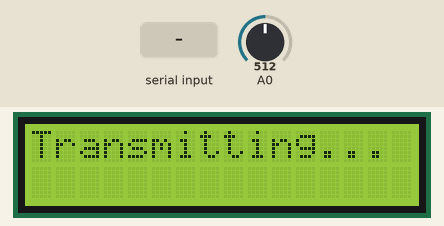
Bench run of a sketch on a simulated Arduino Uno, built with avr-gcc and run on an emulated ATmega328P. Shown: 16×2 character LCD. The test bench sets the inputs (shaded band); at power-on: A0 = 512. What the sketch prints to the serial monitor is not drawn.

Above: at 1.2 s.
1.3 s: "1" received over Serial
At 1.37 s:
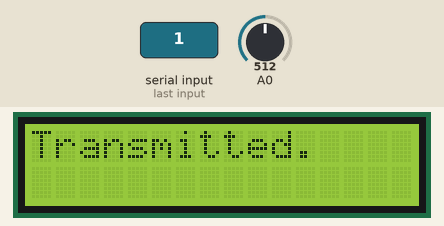
At 13.5 s:
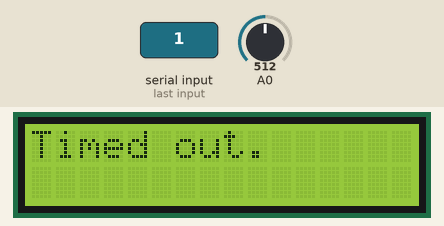
Timing chart, 0 to 15.0 s (numbered marks = the images above; inputs shaded):
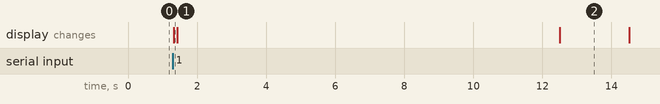

Measured:
- after the input at 1.3 s, the display: changes at once (image 1)

The sketch:

OvenTimerSketch.ino
```cpp
#include "Countimer.h"
#include <LiquidCrystal.h>

//LCD pin to Arduino
const int pin_RS = 8;
const int pin_EN = 9;
const int pin_d4 = 4;
const int pin_d5 = 5;
const int pin_d6 = 6;
const int pin_d7 = 7;
const int pin_BL = 10;

Countimer timer;
LiquidCrystal lcd( pin_RS,  pin_EN,  pin_d4,  pin_d5,  pin_d6,  pin_d7);

void setup()
{
  Serial.begin(9600);
  lcd.begin(16, 2);

  initLCD();
  initTimer(10, 1000);
}

void loop()
{
  // Run timer
  timer.run();

  listenForButtons();
  listenForCommands();
}

void initLCD() {
  printLCD("Press a button", true);
}

void initTimer(int durationSeconds, int intervalMilliSeconds) {
 // onComplete is called when the timer duration runs out
 timer.setCounter(0, 0, durationSeconds, timer.COUNT_DOWN, onComplete);

 // refreshClock is called everytime the duration of intervalMilliSeconds has passed (e.g. every 1000ms)
 timer.setInterval(refreshClock, intervalMilliSeconds);
}

void listenForButtons() {
  int sensorValue = analogRead(0);

  if(sensorValue <= 800) {
    timer.start();
    printLCD("Transmitting...", true);

    if(sensorValue < 60) {
      // LCD RIGHT Button
      Serial.println(1);
    } else if (sensorValue < 200) {
      // LCD UP Button
      Serial.println(2);
    } else if (sensorValue < 400) {
      // LCD DOWN Button
      Serial.println(3);
    } else if (sensorValue < 600) {
      // LCD LEFT Button
      Serial.println(4);
    } else if (sensorValue < 800) {
      // LCD SELECT Button
      Serial.println(5);
    }

    delay(100);
  }
}

void listenForCommands() {
  if(Serial.available() > 0)
  {
    char receiveVal = Serial.read();

    if(receiveVal == '1') {
      // Stop timer indicating a successful message was received
      timer.stop();
      printLCD("Transmitted.", true);

      delay(100);
      initLCD();
    }
  }
}

void onComplete() {
  // If we get this far it means we didn't get a response from our app in time
  printLCD("Timed out.", true);

  delay(2000);
  initLCD();
}

void printLCD(String text, bool clear) {
  if(clear) {
    lcd.clear();
  }

  lcd.print(text);
}

void refreshClock() {
  if(timer.isCounterCompleted()) {
    Serial.println(timer.isCounterCompleted());
    lcd.clear();
  }
}
```

Countimer.cpp
```cpp
#include "Countimer.h"
#include "Arduino.h"

Countimer::Countimer()
{
	_previousMillis = 0;
	_currentCountTime = 0;
	_countTime = 0;
	_isCounterCompleted = false;
	_isStopped = true;
	_countType = COUNT_NONE;
	_startCountTime = 0;
}

Countimer::~Countimer()
{
}

void Countimer::setCounter(uint16_t hours, uint8_t minutes, uint8_t seconds, CountType countType, timer_callback onComplete)
{
	_onComplete = onComplete;
	_countType = countType;
	setCounter(hours, minutes, seconds);
}

void Countimer::setCounter(uint16_t hours, uint8_t minutes, uint8_t seconds)
{
	if (hours > COUNTIMER_MAX_HOURS) {
		hours = COUNTIMER_MAX_HOURS;
	}

	if (minutes > COUNTIMER_MAX_MINUTES_SECONDS) {
		minutes = COUNTIMER_MAX_MINUTES_SECONDS;
	}

	if (seconds > COUNTIMER_MAX_MINUTES_SECONDS) {
		seconds = COUNTIMER_MAX_MINUTES_SECONDS;
	}

	_currentCountTime = ((hours * 3600L) + (minutes * 60L) + seconds) * 1000L;
	_countTime = _currentCountTime;

	if (_countType == COUNT_UP)
	{
		// if is count up mode, we have to start from 00:00:00;
		_currentCountTime = 0;
	}

	_startCountTime = _currentCountTime;

}

void Countimer::setInterval(timer_callback callback, uint32_t interval)
{
	_interval = interval;
	_callback = callback;
}

uint16_t Countimer::getCurrentHours()
{
	return _currentCountTime / 1000 / 3600;
}

uint8_t Countimer::getCurrentMinutes()
{
	return _currentCountTime / 1000 % 3600 / 60;
}

uint8_t Countimer::getCurrentSeconds()
{
	return _currentCountTime / 1000 % 3600 % 60 % 60;
}

char* Countimer::getCurrentTime()
{
	sprintf(_formatted_time, "%02d:%02d:%02d", getCurrentHours(), getCurrentMinutes(), getCurrentSeconds());
	return _formatted_time;
}

bool Countimer::isCounterCompleted()
{
	return _isCounterCompleted;
}

bool Countimer::isStopped()
{
	return _isStopped;
}

void Countimer::start()
{
	_isStopped = false;
	if(_isCounterCompleted)
		_isCounterCompleted = false;
}

void Countimer::pause()
{
	_isStopped = true;
}

void Countimer::stop()
{
	_isStopped = true;
	_isCounterCompleted = true;
	_currentCountTime = _countTime;

	if(_countType == COUNT_UP)
	{
		_currentCountTime = 0;
	}
}

void Countimer::restart()
{
	_currentCountTime = _startCountTime;
	_isCounterCompleted = false;
	_isStopped = false;

	start();
}

void Countimer::run()
{
	// timer is running only if is not completed or not stopped.
	if (_isCounterCompleted || _isStopped)
		return;

	if (millis() - _previousMillis >= _interval) {

		if (_countType == COUNT_DOWN)
		{
			countDown();
		}
		else if (_countType == COUNT_UP)
		{
			countUp();
		}
		else
		{
			callback();
		}
		_previousMillis = millis();
	}
}

void Countimer::countDown()
{
	if (_currentCountTime > 0)
	{
		callback();
		_currentCountTime -= _interval;
	}
	else
	{
		stop();
		complete();
	}
}

void Countimer::countUp()
{
	if (_currentCountTime < _countTime)
	{
		callback();
		_currentCountTime += _interval;
	}
	else
	{
		stop();
		complete();
	}
}

void Countimer::callback()
{
	if(_callback != NULL)
		_callback();
}

void Countimer::complete()
{
	if(_onComplete != NULL)
		_onComplete();
}
```

Countimer.h
```cpp
#pragma once

#ifndef COUNTIMER_H
#define COUNTIMER_H

#if defined(ARDUINO) && ARDUINO >= 100
#include <Arduino.h>
#else
#include <WProgram.h>
#endif

#define COUNTIMER_MAX_HOURS 999
#define COUNTIMER_MAX_MINUTES_SECONDS 59

typedef void(*timer_callback)(void);

class Countimer
{
public:
	Countimer();
	~Countimer();

	enum CountType
	{
		COUNT_NONE = 0,
		COUNT_UP = 1,
		COUNT_DOWN = 2
	};

	// Set up counter time(hours, minutes, seconds), count mode and function to execute if count is completed.
	void setCounter(uint16_t hours, uint8_t minutes, uint8_t seconds, CountType countType, timer_callback onComplete);

	// Set up counter time(hours, minutes, seconds) for existing timer.
	void setCounter(uint16_t hours, uint8_t minutes, uint8_t seconds);

	// Returns timer's current hours.
	uint16_t getCurrentHours();

	// Returns timer's current minutes.
	uint8_t getCurrentMinutes();

	// Returns timer's current seconds.
	uint8_t getCurrentSeconds();

	void setInterval(timer_callback callback, uint32_t interval);

	// Returns current timer as formatted string HH:MM:SS
	char* getCurrentTime();

	// Returns true if counter is completed, otherwise returns false.
	bool isCounterCompleted();

	// Returns true if counter is still running, otherwise returns false.
	bool isCounterRunning();

	// Returns true if timer is stopped, otherwise returns false.
	bool isStopped();

	// Run timer. This is main method.
	// If you want to start timer after run, you have to invoke start() method.
	void run();

	// Starting timer.
	void start();

	// Stopping timer.
	void stop();

	// Pausing timer.
	void pause();

	// Restart timer.
	void restart();

private:
	// Counting up timer.
	void countDown();

	void callback();
	void complete();

	// Counting down timer.
	void countUp();

	uint32_t _interval = 1;
	uint32_t _previousMillis;

	// Stores current counter value in milliseconds.
	uint32_t _currentCountTime;
	uint32_t _startCountTime;

	// Stores cached user's time.
	uint32_t _countTime;

	// Function to execute.
	timer_callback _callback;

	// Function to execute when timer is complete.
	timer_callback _onComplete;
	bool _isCounterCompleted;
	bool _isStopped;
	char _formatted_time[10];
	CountType _countType;
};

#endif
```
